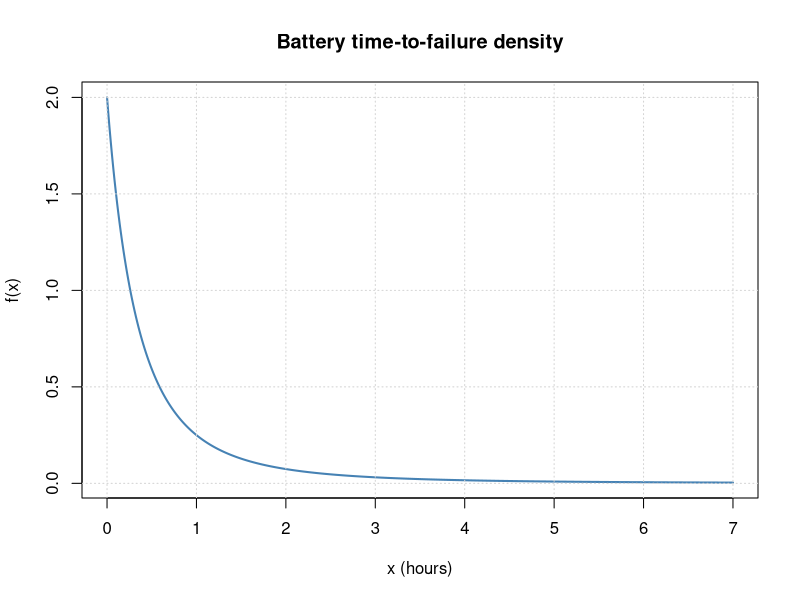
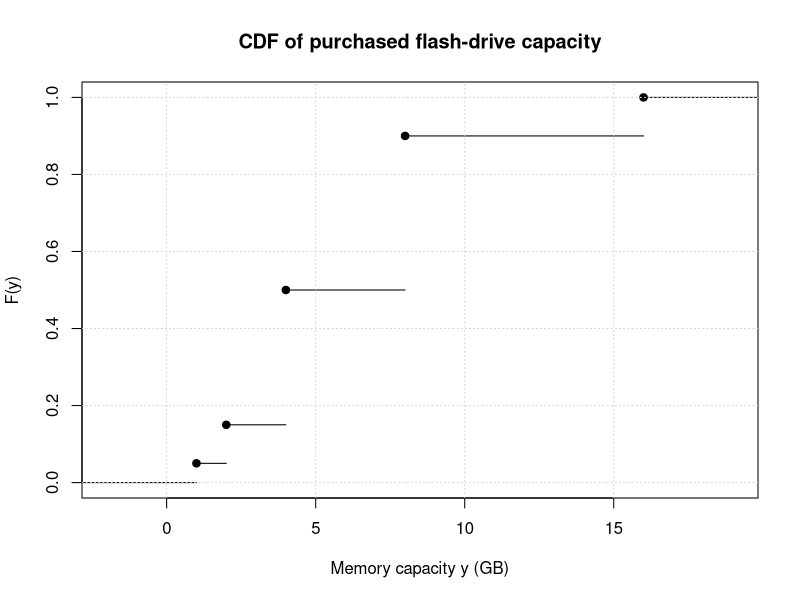

Recreate these plots in R, in order.
## ---- chunk 1
knitr::opts_chunk$set(echo = TRUE, message = FALSE, warning = TRUE)
## ---- chunk 2
call_outcomes <- c("Success", "Failure")
X_call <- c(Success = 1, Failure = 0)

data.frame(
  outcome = call_outcomes,
  X = unname(X_call[call_outcomes])
)
## ---- chunk 3
battery_outcomes <- c("S", "FS", "FFS", "FFFS")
number_tested <- nchar(battery_outcomes)

data.frame(
  outcome = battery_outcomes,
  X = number_tested
)
## ---- chunk 4
set.seed(14270)

customers_per_hour <- rpois(8, lambda = 12)
completion_time <- rexp(8, rate = 0.5)

data.frame(
  discrete_count = customers_per_hour,
  continuous_time = round(completion_time, 3)
)
## ---- chunk 5
defects <- c(0, 2, 0, 1, 2, 0)
pmf_boxes <- prop.table(table(defects))

pmf_boxes
sum(pmf_boxes)
stopifnot(isTRUE(all.equal(sum(pmf_boxes), 1)))
## ---- chunk 6
battery_pdf <- function(x) {
  ifelse(x >= 0, 2 / (x + 1)^3, 0)
}

total_area <- integrate(battery_pdf, lower = 0, upper = Inf)$value
P_between_1_and_3 <- integrate(battery_pdf, lower = 1, upper = 3)$value

c(total_area = total_area,
  P_between_1_and_3 = P_between_1_and_3)
stopifnot(isTRUE(all.equal(P_between_1_and_3, 3 / 16)))
## ---- chunk 7
curve(
  battery_pdf,
  from = 0,
  to = 7,
  n = 501,
  lwd = 2,
  col = "steelblue",
  xlab = "x (hours)",
  ylab = "f(x)",
  main = "Battery time-to-failure density"
)
grid()
## ---- chunk 8
capacity <- c(1, 2, 4, 8, 16)
capacity_pmf <- c(0.05, 0.10, 0.35, 0.40, 0.10)
capacity_cdf <- cumsum(capacity_pmf)

F_capacity <- function(q) {
  vapply(q, function(value) {
    sum(capacity_pmf[capacity <= value])
  }, numeric(1))
}

data.frame(capacity, capacity_pmf, capacity_cdf)
F_capacity(c(2.7, 7.999, 16))
## ---- chunk 9
plot(
  stepfun(capacity, c(0, capacity_cdf)),
  verticals = FALSE,
  do.points = TRUE,
  pch = 19,
  xlab = "Memory capacity y (GB)",
  ylab = "F(y)",
  main = "CDF of purchased flash-drive capacity"
)
grid()
## ---- chunk 10
p_success <- 0.51
x <- 1:6

geometric_table <- data.frame(
  x = x,
  pmf_formula = (1 - p_success)^(x - 1) * p_success,
  pmf_R = dgeom(x - 1, prob = p_success),
  cdf_formula = 1 - (1 - p_success)^x,
  cdf_R = pgeom(x - 1, prob = p_success)
)

geometric_table
stopifnot(with(geometric_table,
               isTRUE(all.equal(pmf_formula, pmf_R)) &&
               isTRUE(all.equal(cdf_formula, cdf_R))))
## ---- chunk 11
gravel_pdf <- function(x) {
  ifelse(x >= 0 & x <= 1, 3 / 2 * (1 - x^2), 0)
}

gravel_cdf <- function(x) {
  ifelse(
    x < 0,
    0,
    ifelse(x <= 1, 3 / 2 * (x - x^3 / 3), 1)
  )
}

check_points <- c(0, 0.25, 0.5, 0.75, 1)
cbind(
  x = check_points,
  formula = gravel_cdf(check_points),
  integration = vapply(
    check_points,
    function(q) integrate(gravel_pdf, -Inf, q)$value,
    numeric(1)
  )
)
